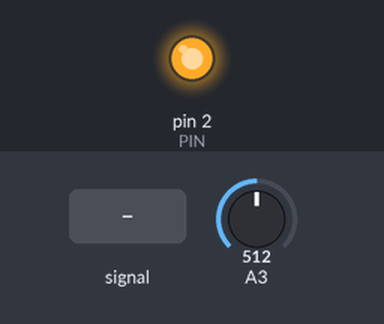
Recording of a sketch running on a simulated Arduino Uno, built with avr-gcc and run on an emulated ATmega328P. Shown: output pins drawn as LEDs (lit = HIGH). The inputs (shaded band) are chosen by the test bench; at power-on: A3 = 512.

Above: at 1.2 s.
1.3 s: A3 fed a 200 Hz sine of ±81 counts around its level
At 1.9 s:
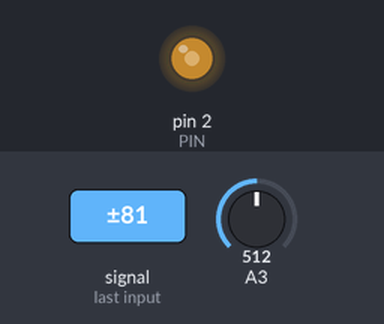
2.8 s: A3 set to 716
At 3.8 s:
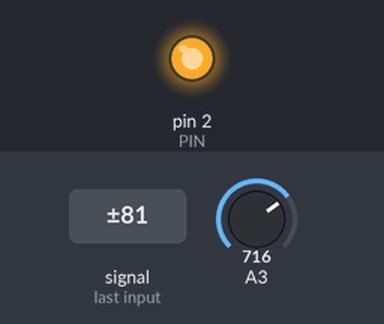
Timing chart, 0 to 5.8 s (numbered marks = the images above; inputs shaded):
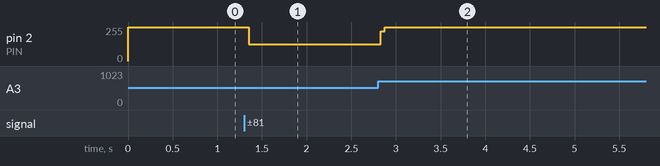

The sketch:

dcfilter.ino
```cpp
#include <TimerOne.h>

// Output Properties
// Low-level register operations for speed
#define PIN 2 // Pin 2 on an Uno
#define OUT_PIN() DDRD |= ((1 << PIN)) // Initialize (pinmode OUT)
#define SET_PIN() PORTD |= ((1 << PIN)) // Set (digitalwrite HIGH)
#define CLR_PIN() PORTD &= ~((1 << PIN)) // Clear (digitalwrite LOW)

// Input Properties
#define SENSOR_PIN 3 // Pin 3 on an Uno
#define SYMBOL_PERIOD 1560 // Period of MAN_1200 signal from Manchester.h library
#define SAMPLE_PER_SYMBOL 8 // Number of times filter samples period

// ADC Setup
void ADC_setup(){
  ADCSRA =  bit (ADEN);                      // turn ADC on
  ADCSRA |= bit (ADPS0) |  bit (ADPS1) | bit (ADPS2);  // Prescaler of 128
  #ifdef INT_REF
  ADMUX  =  bit (REFS0) | bit (REFS1);    // internal 1.1v reference
  #else
  ADMUX  =  bit (REFS0) ;   // external 5v reference
  #endif
}

// Start ADC Conversion
void ADC_start_conversion(int adc_pin){
  ADMUX &= ~(0x07) ; //clearing enabled channels
  ADMUX  |= (adc_pin & 0x07) ;    // AVcc and select input port
  bitSet (ADCSRA, ADSC) ;
}

// Read ADC Conversion
int ADC_read_conversion(){
 while(bit_is_set(ADCSRA, ADSC));
 return ADC ;
}

float EDGE_THRESHOLD = 0; // 0 because the DC offset is removed
float oldValue = 0 ;
float filtered_value = 0;
float sensorValue;
//float shifted_filter = -10000;

void sample_signal_edge(){
  int temp = ADC_read_conversion(); // read result of previously triggered conversion
  float sensorValue = (float) temp; // typecast to float
  ADC_start_conversion(SENSOR_PIN); // start a conversion for next loop

  // Bitshift DC Offset Filter
  //long shiftedFCL = shifted_filter + (long)((sensorValue-oldValue)<<8);
  //shifted_filter = shiftedFCL - (shiftedFCL>>8);
  //long filtered_value = (shifted_filter+128)>>8;
  // 8us runtime, use for faster sampling frequency

  // DC Offset Filter
  filtered_value = (float) 0.990 * (filtered_value + sensorValue - oldValue);
  // 24us runtime, use bitshifting instead for faster signal speed

  // Filtered Output
  if (filtered_value > EDGE_THRESHOLD) {SET_PIN();}
  else if (filtered_value < EDGE_THRESHOLD) {CLR_PIN();}

  oldValue = sensorValue; // save old value
  }

void setup() {
  OUT_PIN(); // Initialize output pin
  ADC_setup(); // Initialize ADC
  analogReference(DEFAULT); // Use default reference for ADC
  // change DEFAULT to INTERNAL if voltage range <1.1V
  ADC_start_conversion(SENSOR_PIN); // Start ADC conversion
  Timer1.initialize(SYMBOL_PERIOD/SAMPLE_PER_SYMBOL); //1560/8
  Timer1.attachInterrupt(sample_signal_edge); // Attach ISR
}

void loop() {
}
```

Measured:
- after the input at 1.3 s, pin 2 (PIN): 255/255 → 127/255 after 0.05 s
- after the input at 2.8 s, pin 2 (PIN): 127/255 → 255/255 at once
